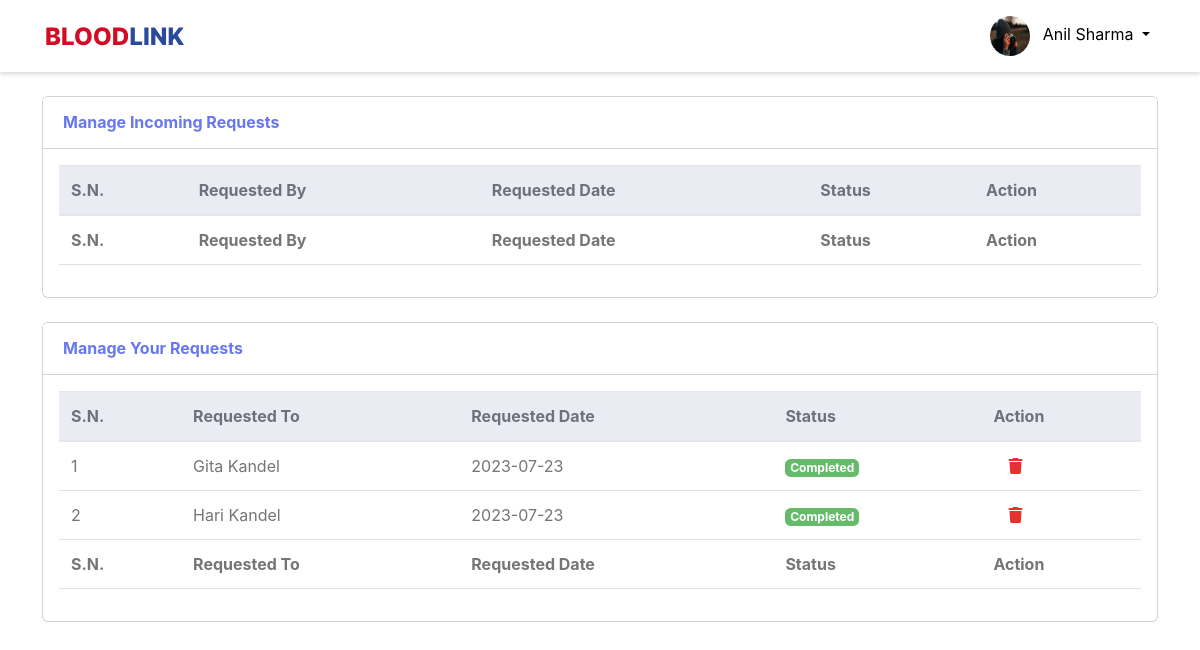
The app's page /manage_requests.php (signed in) with its own data.
### tables this page shows
CREATE TABLE `users` (
  `id` int(11) NOT NULL,
  `name` varchar(255) NOT NULL,
  `province` varchar(255) NOT NULL,
  `district` varchar(30) NOT NULL,
  `municipality` varchar(30) NOT NULL,
  `ward` int(11) NOT NULL,
  `dob` date NOT NULL,
  `gender` enum('Male','Female','Other') NOT NULL,
  `email` varchar(255) NOT NULL,
  `password` varchar(255) NOT NULL,
  `blood` enum('A+','A-','B+','B-','AB+','AB-','O+','O-') NOT NULL,
  `phone` varchar(20) NOT NULL,
  `lastdonation` date DEFAULT NULL,
  `profile` varchar(255) DEFAULT NULL,
  `role` enum('Receiver','Donor','Both') NOT NULL,
  `status` enum('Active','Inactive') NOT NULL,
  `token` varchar(255) DEFAULT NULL,
  `created_at` timestamp NOT NULL DEFAULT current_timestamp(),
  `updated_at` timestamp NOT NULL DEFAULT current_timestamp() ON UPDATE current_timestamp()
);

CREATE TABLE `requests` (
  `id` int(11) NOT NULL,
  `requested_by` int(11) NOT NULL,
  `requested_to` int(11) NOT NULL,
  `requested_date` date NOT NULL,
  `status` enum('Pending','Accepted by Donor','Donated') NOT NULL,
  `created_at` timestamp NOT NULL DEFAULT current_timestamp(),
  `updated_at` timestamp NOT NULL DEFAULT current_timestamp() ON UPDATE current_timestamp()
);

### manage_requests.php (the view, shortened to what this page needs)
<!DOCTYPE html>
<html>
<?php
include 'connection.php';
?>
<head>
    <link href="admin/vendor/fontawesome-free/css/all.min.css" rel="stylesheet" type="text/css">
    <link href="admin/vendor/bootstrap/css/bootstrap.min.css" rel="stylesheet" type="text/css">
</head>
<body>
    <nav class="navbar navbar-expand-lg navbar-dark shadow-sm">
        <div class="container">
            <a href="index.php"><img src="image/bloodlink.svg" class="img-thumbnail border-0" alt="..."></a>
            <div class="collapse navbar-collapse" id="navbarNav">
                <ul class="navbar-nav ml-auto">
                    <?php
                    if (isset($_SESSION['isUserlogin']) && $_SESSION['isUserlogin'] == '1') {
                        $sql = "SELECT * FROM `users` WHERE id=" . $_SESSION['userId'];
                        $res = mysqli_query($conn, $sql);
                        $result = mysqli_fetch_array($res);
                    }
                    if (isset($_SESSION['isUserlogin']) && $_SESSION['isUserlogin'] == '1') {
                        ?>
                        <div class="nav-item dropdown no-arrow">
                            <button class="nav-link dropdown-toggle text-black" type="button" id="dropDownUser"
                                data-bs-toggle="dropdown" aria-expanded="false">
                                <img src="uploads/profiles/<?php echo $result['profile'] ?>"
                                    class="rounded-circle small round" alt="" height="40" width="40">
                                <span class="ml-2 d-none d-lg-inline text-black">
                                    <?php echo $result['name'] ?>
                                </span>
                            </button>
                        </div>
                        <?php
                    }
                    ?>
                </ul>
            </div>
        </div>
    </nav>
    <div class="container">
        <br>
        <div class="card mb-4">
            <div class="card-header py-3 d-flex flex-row align-items-center justify-content-between">
                <h6 class="m-0 font-weight-bold text-primary">Manage Incoming Requests</h6>
            </div>
            <div class="table-responsive p-3">
                <table class="table align-items-center table-flush" id="incomingRequestTable">
                    <thead class="thead-light">
                        <tr>
                            <th>S.N.</th>
                            <th>Requested By</th>
                            <th>Requested Date</th>
                            <th>Status</th>
                            <th>Action</th>
                        </tr>
                    </thead>
                    <tfoot>
                        <tr>
                            <th>S.N.</th>
                            <th>Requested By</th>
                            <th>Requested Date</th>
                            <th>Status</th>
                            <th>Action</th>
                        </tr>
                    </tfoot>
                </table>
            </div>
        </div>
        <div class="card mb-4">
            <div class="card-header py-3 d-flex flex-row align-items-center justify-content-between">
                <h6 class="m-0 font-weight-bold text-primary">Manage Your Requests</h6>
            </div>
            <div class="table-responsive p-3">
                <table class="table align-items-center table-flush" id="yourRequestTable">
                    <thead class="thead-light">
                        <tr>
                            <th>S.N.</th>
                            <th>Requested To</th>
                            <th>Requested Date</th>
                            <th>Status</th>
                            <th>Action</th>
                        </tr>
                    </thead>
                    <tfoot>
                        <tr>
                            <th>S.N.</th>
                            <th>Requested To</th>
                            <th>Requested Date</th>
                            <th>Status</th>
                            <th>Action</th>
                        </tr>
                    </tfoot>
                    <tbody>
                        <?php
                        $sql = "SELECT * FROM `requests` WHERE requested_by=" . $_SESSION['userId'];
                        $res = $conn->query($sql);
                        $counter = 0;
                        while ($row = $res->fetch_assoc()) {
                            $status = $row['status'];
                            if ($status == 'Pending') {
                                $badge = '<span class="badge badge-warning">Pending</span>';
                            } else if ($status == 'Accepted by Donor') {
                                $badge = '<span class="badge badge-success">Accepted</span>';
                            } else if ($status == 'Rejected') {
                                $badge = '<span class="badge badge-danger">Rejected</span>';
                            } elseif ($status == 'Donated') {
                                $badge = '<span class="badge badge-success">Completed</span>';
                            }
                            $sql1 = "SELECT * FROM `users` WHERE id=" . $row['requested_to'];
                            $res1 = mysqli_query($conn, $sql1);
                            $result1 = mysqli_fetch_array($res1);
                            $name = $result1['name'];
                            ?>
                            <tr>
                                <td>
                                    <?php echo ++$counter ?>
                                </td>
                                <td>
                                    <?php echo $name ?>
                                </td>
                                <td>
                                    <?php echo $row['requested_date'] ?>
                                </td>
                                <td>
                                    <?php echo $badge ?>
                                </td>
                                <td>
                                    <a class="delete_item" onclick="confirmDelete(<?= $row['id'] ?>)"><i
                                            class="fa-sharp fa-solid fa-trash"
                                            style="color: #e93030;padding-left:15px;"></i></a>
                                </td>
                            </tr>
                            <?php
                        }
                        ?>
                    </tbody>
                </table>
            </div>
        </div>
    </div>
</body>
</html>

### css/style.css (style rules this page uses)
.round { border-radius: 1.5rem; }
.navbar { background-color: #ffffff; }
.navbar-brand, .nav-link { color: #e93030; }

### records on screen
users: profile (picture), name "Anil Sharma"
requests: requested_to.name "Gita Kandel", requested_date "2023-07-23", status "Completed"
requests: requested_to.name "Hari Kandel", requested_date "2023-07-23", status "Completed"
